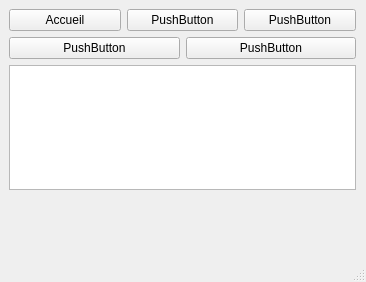
<?xml version="1.0" encoding="UTF-8"?>
<ui version="4.0">
 <class>ConfigWindow</class>
 <widget class="QMainWindow" name="ConfigWindow">
  <property name="geometry">
   <rect>
    <x>0</x>
    <y>0</y>
    <width>366</width>
    <height>282</height>
   </rect>
  </property>
  <property name="windowTitle">
   <string>MainWindow</string>
  </property>
  <widget class="QWidget" name="centralwidget">
   <widget class="QWidget" name="gridLayoutWidget">
    <property name="geometry">
     <rect>
      <x>9</x>
      <y>9</y>
      <width>347</width>
      <height>181</height>
     </rect>
    </property>
    <layout class="QGridLayout" name="gridLayout">
     <item row="0" column="0">
      <layout class="QHBoxLayout" name="horizontalLayout">
       <item>
        <layout class="QHBoxLayout" name="horizontalLayout_2">
         <item>
          <widget class="QPushButton" name="AccueilBtn">
           <property name="text">
            <string>Accueil</string>
           </property>
          </widget>
         </item>
         <item>
          <widget class="QPushButton" name="pushButton_2">
           <property name="text">
            <string>PushButton</string>
           </property>
          </widget>
         </item>
         <item>
          <widget class="QPushButton" name="pushButton_3">
           <property name="text">
            <string>PushButton</string>
           </property>
          </widget>
         </item>
        </layout>
       </item>
      </layout>
     </item>
     <item row="1" column="0">
      <layout class="QHBoxLayout" name="horizontalLayout_3">
       <item>
        <widget class="QPushButton" name="pushButton_4">
         <property name="text">
          <string>PushButton</string>
         </property>
        </widget>
       </item>
       <item>
        <widget class="QPushButton" name="pushButton_5">
         <property name="text">
          <string>PushButton</string>
         </property>
        </widget>
       </item>
      </layout>
     </item>
     <item row="2" column="0">
      <widget class="QListView" name="listView"/>
     </item>
    </layout>
   </widget>
  </widget>
  <widget class="QMenuBar" name="menubar">
   <property name="geometry">
    <rect>
     <x>0</x>
     <y>0</y>
     <width>366</width>
     <height>25</height>
    </rect>
   </property>
  </widget>
  <widget class="QStatusBar" name="statusbar"/>
 </widget>
 <resources/>
 <connections/>
</ui>
